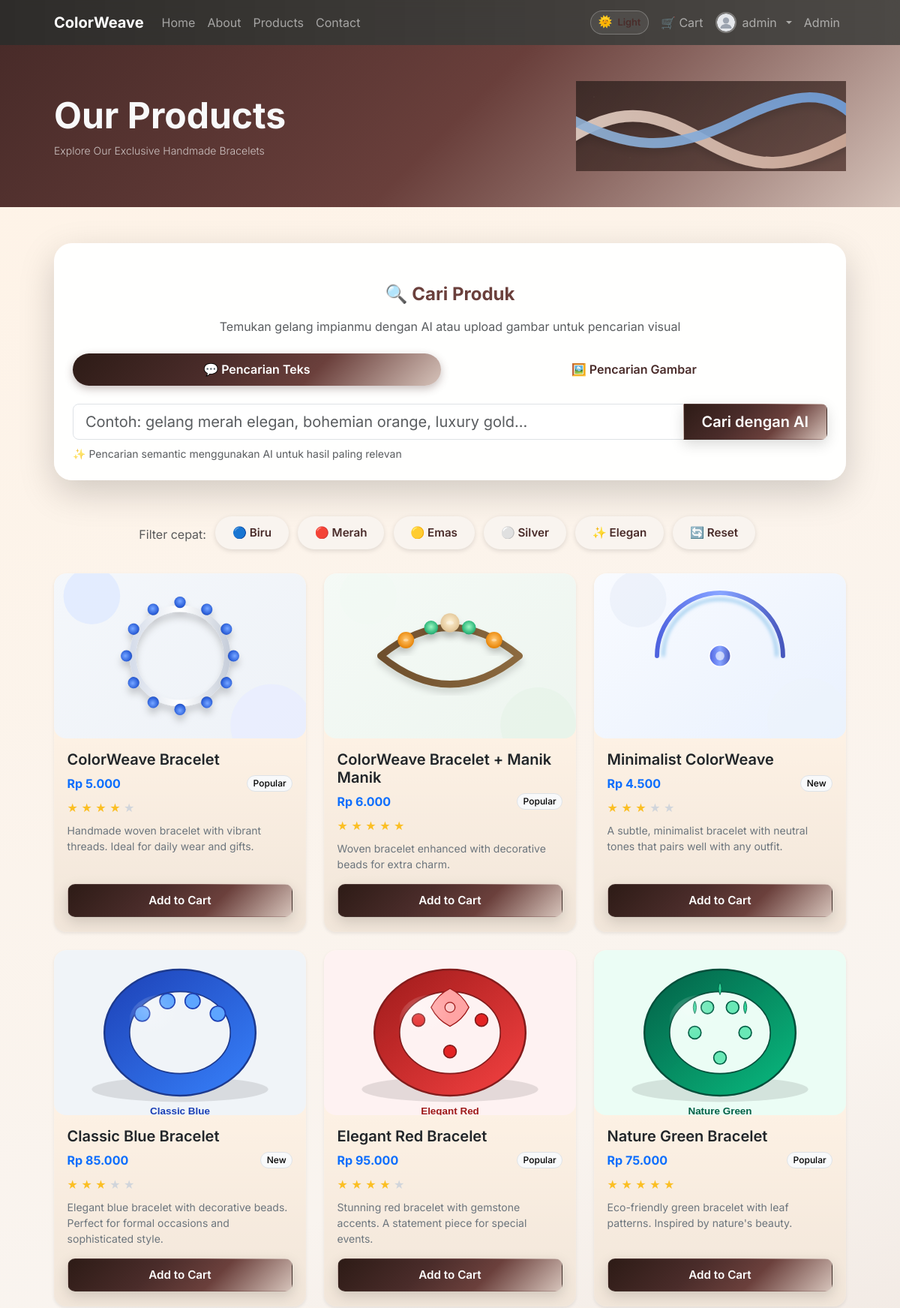
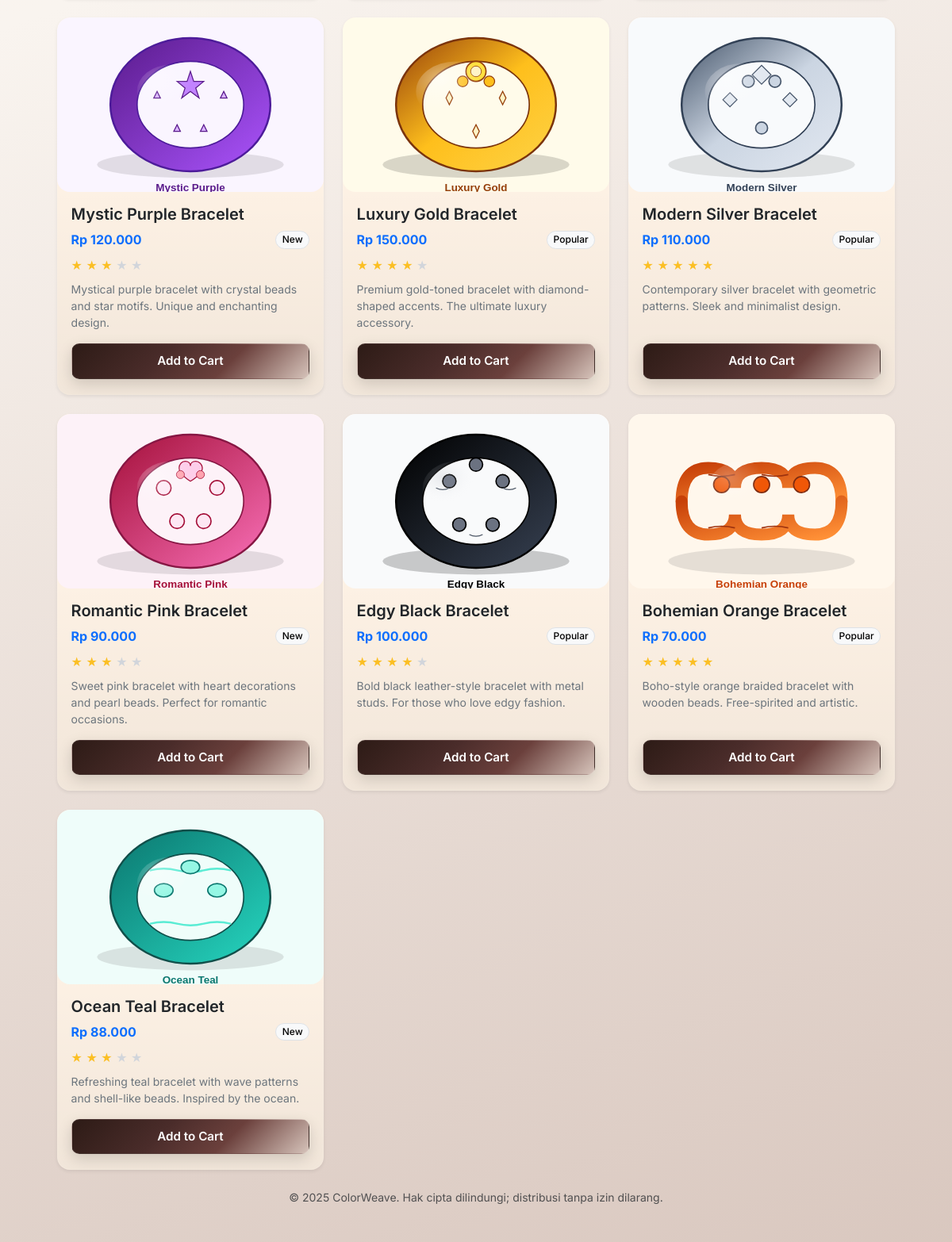
The page /products (signed in, upper part) on the database its author committed (2 pictures, top to bottom).
### app/models.py (models this page shows, shortened)
class User(UserMixin, db.Model):
    __tablename__ = 'user'
    id = db.Column(db.Integer, primary_key=True)
    username = db.Column(db.String(80), unique=True, nullable=False)
    password_hash = db.Column(db.String(256), nullable=False)
    is_admin = db.Column(db.Boolean, default=False)
    email = db.Column(db.String(120), unique=True, nullable=True)
    bio = db.Column(db.Text, nullable=True)
    avatar = db.Column(db.String(256), nullable=True)

class Product(db.Model):
    __tablename__ = 'product'
    id = db.Column(db.Integer, primary_key=True)
    name = db.Column(db.String(200), nullable=False)
    price = db.Column(db.Integer, default=0)
    description = db.Column(db.Text, default='')
    image = db.Column(db.String(256), default='')
    stock = db.Column(db.Integer, default=0)

### app/routes.py (the view)
@main_bp.route('/products')
def products():
    try:
        products_data = load_products()
        return render_template('products.html', products=products_data)
    except Exception as e:
        flash('Error loading products', 'error')
        return redirect(url_for('main.home'))

### app/__init__.py (called while the page is built)
            def _wrapped_create_all(*a, **kw):
                if has_app_context():
                    return orig_create_all(*a, **kw)
                with app.app_context():
                    return orig_create_all(*a, **kw)

### app/utils.py (called while the page is built)
def load_products():
    try:
        db.create_all()
    except Exception:
        pass
    prods = []
    for p in Product.query.order_by(Product.id).all():
        prods.append({
            'id': p.id,
            'name': p.name,
            'price': p.price,
            'description': p.description,
            'image': p.image,
            'stock': p.stock,
        })
    return prods

### templates/products.html (shortened to what this page needs)
{% extends "base.html" %}
{% block content %}
<header class="products-hero gradient-primary text-light py-5">
    <div class="container">
        <div class="row align-items-center g-4">
            <div class="col-md-7">
                <h1 class="display-5 fw-bold mb-2">Our Products</h1>
                <p class="lead mb-0 text-light-50">Explore Our Exclusive Handmade Bracelets</p>
            </div>
            <div class="col-md-5 text-md-end">
                <img src="{{ url_for('static', filename='images/brand_abstract.svg') }}" alt="Brand motif" class="img-fluid opacity-75 d-none d-md-inline" style="max-height:120px;">
            </div>
        </div>
    </div>
</header>
<section class="products-section py-5">
    <div class="container">
        <div class="mb-5 p-4 glass-surface rounded-4 shadow-lg">
            <h3 class="mb-3 fw-bold text-center">🔍 Cari Produk</h3>
            <p class="text-center text-muted mb-4">Temukan gelang impianmu dengan AI atau upload gambar untuk pencarian visual</p>
            <ul class="nav nav-pills nav-fill mb-4" id="searchTabs" role="tablist">
                <li class="nav-item" role="presentation">
                    <button class="nav-link active" id="text-search-tab" data-bs-toggle="pill" data-bs-target="#text-search-pane" type="button" role="tab">
                        💬 Pencarian Teks
                    </button>
                </li>
                <li class="nav-item" role="presentation">
                    <button class="nav-link" id="image-search-tab" data-bs-toggle="pill" data-bs-target="#image-search-pane" type="button" role="tab">
                        🖼️ Pencarian Gambar
                    </button>
                </li>
            </ul>
            <div class="tab-content" id="searchTabContent">
                <div class="tab-pane fade show active" id="text-search-pane" role="tabpanel">
                    <form id="ai-search-form" onsubmit="event.preventDefault(); aiSearch();">
                        <div class="input-group input-group-lg">
                            <input id="ai-search-input" type="text" class="form-control" placeholder="Contoh: gelang merah elegan, bohemian orange, luxury gold..." autocomplete="off">
                            <button class="btn btn-primary px-4" type="submit">
                                <span class="d-none d-sm-inline">Cari dengan AI</span>
                            </button>
                        </div>
                        <small class="text-muted d-block mt-2">✨ Pencarian semantic menggunakan AI untuk hasil paling relevan</small>
                    </form>
                </div>
            </div>
        </div>
        <div class="mb-4 text-center">
            <span class="text-muted me-2">Filter cepat:</span>
            <button class="btn btn-sm btn-outline-secondary rounded-pill me-2 mb-2" onclick="document.getElementById('ai-search-input').value='gelang biru';aiSearch();">🔵 Biru</button>
            <button class="btn btn-sm btn-outline-secondary rounded-pill me-2 mb-2" onclick="document.getElementById('ai-search-input').value='gelang merah';aiSearch();">🔴 Merah</button>
            <button class="btn btn-sm btn-outline-secondary rounded-pill me-2 mb-2" onclick="document.getElementById('ai-search-input').value='gelang emas';aiSearch();">🟡 Emas</button>
            <button class="btn btn-sm btn-outline-secondary rounded-pill me-2 mb-2" onclick="document.getElementById('ai-search-input').value='gelang silver';aiSearch();">⚪ Silver</button>
            <button class="btn btn-sm btn-outline-secondary rounded-pill me-2 mb-2" onclick="document.getElementById('ai-search-input').value='gelang elegan';aiSearch();">✨ Elegan</button>
            <button class="btn btn-sm btn-outline-secondary rounded-pill me-2 mb-2" onclick="location.reload();">🔄 Reset</button>
        </div>
        <div class="row g-4" id="products-grid">
            {% for product in products %}
            <div class="col-12 col-sm-6 col-md-4">
                <div class="card h-100 product-card border-0 shadow-sm">
                    <a href="{{ url_for('product_detail', product_id=product.id) }}" class="d-block">
                        <div class="product-skel" data-skel>
                            {% set img_name = product.image if product.image else 'placeholder_product.svg' %}
                            <img src="{{ url_for('static', filename='images/' ~ img_name) }}"
                                 class="card-img-top object-fit-cover"
                                 alt="{{ product.name }}"
                                 width="400"
                                 height="220"
                                 loading="lazy"
                                 data-skel-img
                                 style="height:220px;"
                                 onerror="handleProductImageError(this);">
                        </div>
                    </a>
                    <div class="card-body d-flex flex-column">
                        <h5 class="card-title fw-semibold">{{ product.name }}</h5>
                                                <div class="d-flex justify-content-between align-items-center mb-2">
                                                    <p class="card-text text-primary fw-bold mb-0">{{ product.price|idr }}</p>
                                                    <span class="badge rounded-pill text-bg-light border">{% if product.stock and product.stock < 5 %}Low stock{% elif product.id % 3 == 0 %}New{% else %}Popular{% endif %}</span>
                                                </div>
                                                <div class="mb-2" aria-label="rating">
                                                    {% set stars = 3 + (product.id % 3) %}
                                                    {% for i in range(5) %}
                                                        {% if i < stars %}
                                                            <span style="color:#fbbf24;">★</span>
                                                        {% else %}
                                                            <span style="color:#d1d5db;">★</span>
                                                        {% endif %}
                                                    {% endfor %}
                                                </div>
                        <p class="card-text small text-secondary mb-3">{{ product.description }}</p>
                        <form action="{{ url_for('add_to_cart') }}" method="POST" class="mt-auto">
                            <button type="submit" class="btn btn-dark w-100">Add to Cart</button>
                        </form>
                    </div>
                </div>
            </div>
            {% endfor %}
        </div>
        <div class="text-center text-muted small mt-4">
            © 2025 ColorWeave. Hak cipta dilindungi; distribusi tanpa izin dilarang.
        </div>
    </div>
</section>
{% endblock %}

### templates/base.html (shortened to what this page needs)
<!DOCTYPE html>
<html lang="en">
<head>
    <link href="https://cdn.jsdelivr.net/npm/bootstrap@5.3.2/dist/css/bootstrap.min.css" rel="stylesheet">
    <link rel="stylesheet" href="{{ url_for('static', filename='style.css') }}">
</head>
<body>
    {% block header %}
    <header class="shadow-sm">
        {% set _ep = request.endpoint or '' %}
        {% if 'main.login' in _ep or 'main.register' in _ep %}
                <nav class="navbar navbar-dark bg-dark">
            <div class="container d-flex justify-content-between">
                <a class="navbar-brand fw-bold" href="/">ColorWeave</a>
                <div class="d-flex align-items-center gap-3">
                                            <button id="themeToggle" class="btn btn-outline btn-outline-light btn-sm" type="button" aria-label="Toggle theme" data-mode="light">
                                                    <span class="icon" data-icon>�</span><span class="label d-none d-md-inline" data-label>Light</span>
                                            </button>
                    {% if current_user.is_authenticated %}
                      <span class="text-light small">Hi, {{ current_user.username }}</span>
                      <a class="btn btn-sm btn-outline-light" href="/logout">Logout</a>
                    {% else %}
                      <a class="btn btn-sm btn-primary" href="/login">Login</a>
                    {% endif %}
                </div>
            </div>
        </nav>
        {% else %}
        <nav class="navbar navbar-expand-lg navbar-dark bg-dark">
            <div class="container">
                <a class="navbar-brand fw-bold" href="/">ColorWeave</a>
                <div class="collapse navbar-collapse" id="navbars">
                    <ul class="navbar-nav me-auto mb-2 mb-lg-0">
                        <li class="nav-item"><a class="nav-link" href="/">Home</a></li>
                        <li class="nav-item"><a class="nav-link" href="/about">About</a></li>
                        <li class="nav-item"><a class="nav-link" href="/products">Products</a></li>
                        <li class="nav-item"><a class="nav-link" href="/contact">Contact</a></li>
                    </ul>
                    <ul class="navbar-nav align-items-center">
                        <li class="nav-item me-2">
                                <button id="themeToggle" class="btn btn-outline btn-outline-light btn-sm" type="button" aria-label="Toggle theme" data-mode="light">
                                    <span class="icon" data-icon>�</span><span class="label d-none d-md-inline" data-label>Light</span>
                                </button>
                        </li>
                        <li class="nav-item"><a class="nav-link" href="/cart" aria-label="Cart">🛒 Cart</a></li>
                        {% if current_user.is_authenticated %}
                                                <li class="nav-item dropdown">
                                                        <a class="nav-link dropdown-toggle d-flex align-items-center gap-2" href="#" id="userMenu" role="button" data-bs-toggle="dropdown" aria-expanded="false">
                                                                {% if current_user.avatar %}
                                                                    <img src="{{ url_for('static', filename='images/avatars/' + current_user.avatar) }}" alt="avatar" class="rounded-circle" style="width:28px;height:28px;object-fit:cover;border:2px solid rgba(255,255,255,.3);">
                                                                {% else %}
                                                                    <img src="{{ url_for('static', filename='images/avatars/avatar_placeholder.svg') }}" alt="avatar" class="rounded-circle" style="width:28px;height:28px;object-fit:cover;border:2px solid rgba(255,255,255,.3);">
                                                                {% endif %}
                                                                <span>{{ current_user.username }}</span>
                                                        </a>
                                                </li>
                        {% else %}
                        <li class="nav-item"><a class="nav-link" href="/login">Login</a></li>
                        {% endif %}
                                                {% if current_user.is_authenticated and current_user.is_admin %}
                                                    <li class="nav-item"><a class="nav-link" href="/admin">Admin</a></li>
                                                {% else %}
                                                    <li class="nav-item"><a class="nav-link" href="/admin/login">Admin</a></li>
                                                {% endif %}
                    </ul>
                </div>
            </div>
        </nav>
        {% endif %}
    </header>
    {% endblock %}
    <main>
        {% block content %}{% endblock %}
    </main>
</body>
</html>

### rows shown on the page
User: username "admin"
Product: image (picture), name "ColorWeave Bracelet", price|idr "Rp 5.000", shows "Popular", description "Handmade woven bracelet with vibrant threads. Ideal for daily wear and gifts."
Product: image (picture), name "ColorWeave Bracelet + Manik Manik", price|idr "Rp 6.000", shows "Popular", description "Woven bracelet enhanced with decorative beads for extra charm."
Product: image (picture), name "Minimalist ColorWeave", price|idr "Rp 4.500", shows "New", description "A subtle, minimalist bracelet with neutral tones that pairs well with any outfit."
Product: image (picture), name "Classic Blue Bracelet", price|idr "Rp 85.000", shows "New", description "Elegant blue bracelet with decorative beads. Perfect for formal occasions and sophisticated style."
Product: image (picture), name "Elegant Red Bracelet", price|idr "Rp 95.000", shows "Popular", description "Stunning red bracelet with gemstone accents. A statement piece for special events."
Product: image (picture), name "Nature Green Bracelet", price|idr "Rp 75.000", shows "Popular", description "Eco-friendly green bracelet with leaf patterns. Inspired by nature's beauty."
Product: image (picture), name "Mystic Purple Bracelet", price|idr "Rp 120.000", shows "New", description "Mystical purple bracelet with crystal beads and star motifs. Unique and enchanting design."
Product: image (picture), name "Luxury Gold Bracelet", price|idr "Rp 150.000", shows "Popular", description "Premium gold-toned bracelet with diamond-shaped accents. The ultimate luxury accessory."
Product: image (picture), name "Modern Silver Bracelet", price|idr "Rp 110.000", shows "Popular", description "Contemporary silver bracelet with geometric patterns. Sleek and minimalist design."
Product: image (picture), name "Romantic Pink Bracelet", price|idr "Rp 90.000", shows "New", description "Sweet pink bracelet with heart decorations and pearl beads. Perfect for romantic occasions."
Product: image (picture), name "Edgy Black Bracelet", price|idr "Rp 100.000", shows "Popular", description "Bold black leather-style bracelet with metal studs. For those who love edgy fashion."
Product: image (picture), name "Bohemian Orange Bracelet", price|idr "Rp 70.000", shows "Popular", description "Boho-style orange braided bracelet with wooden beads. Free-spirited and artistic."
Product: image (picture), name "Ocean Teal Bracelet", price|idr "Rp 88.000", shows "New", description "Refreshing teal bracelet with wave patterns and shell-like beads. Inspired by the ocean."
